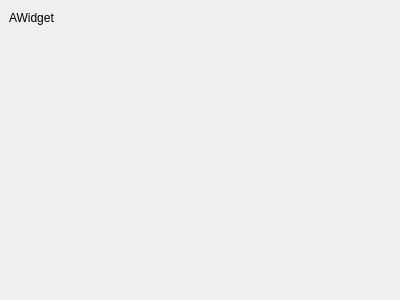
<?xml version="1.0" encoding="UTF-8"?>
<ui version="4.0">
 <class>AWidget</class>
 <widget class="QWidget" name="AWidget">
  <property name="geometry">
   <rect>
    <x>0</x>
    <y>0</y>
    <width>400</width>
    <height>300</height>
   </rect>
  </property>
  <property name="windowTitle">
   <string>Form</string>
  </property>
  <widget class="QLabel" name="label">
   <property name="geometry">
    <rect>
     <x>9</x>
     <y>9</y>
     <width>51</width>
     <height>18</height>
    </rect>
   </property>
   <property name="text">
    <string>AWidget</string>
   </property>
  </widget>
 </widget>
 <resources/>
 <connections/>
</ui>
